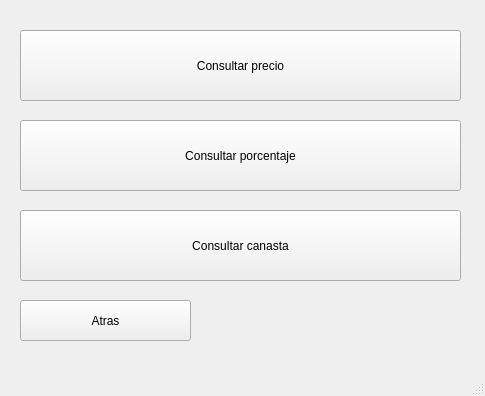
<?xml version="1.0" encoding="UTF-8"?>
<ui version="4.0">
 <class>window_query</class>
 <widget class="QMainWindow" name="window_query">
  <property name="geometry">
   <rect>
    <x>0</x>
    <y>0</y>
    <width>485</width>
    <height>396</height>
   </rect>
  </property>
  <property name="windowTitle">
   <string>MainWindow</string>
  </property>
  <widget class="QWidget" name="centralwidget">
   <widget class="QPushButton" name="insertarPas">
    <property name="geometry">
     <rect>
      <x>20</x>
      <y>30</y>
      <width>441</width>
      <height>71</height>
     </rect>
    </property>
    <property name="text">
     <string>Consultar precio</string>
    </property>
   </widget>
   <widget class="QPushButton" name="back">
    <property name="geometry">
     <rect>
      <x>20</x>
      <y>300</y>
      <width>171</width>
      <height>41</height>
     </rect>
    </property>
    <property name="text">
     <string>Atras</string>
    </property>
   </widget>
   <widget class="QPushButton" name="insertarProd">
    <property name="geometry">
     <rect>
      <x>20</x>
      <y>120</y>
      <width>441</width>
      <height>71</height>
     </rect>
    </property>
    <property name="text">
     <string>Consultar porcentaje</string>
    </property>
   </widget>
   <widget class="QPushButton" name="insertarMarca">
    <property name="geometry">
     <rect>
      <x>20</x>
      <y>210</y>
      <width>441</width>
      <height>71</height>
     </rect>
    </property>
    <property name="text">
     <string>Consultar canasta</string>
    </property>
   </widget>
  </widget>
  <widget class="QMenuBar" name="menubar">
   <property name="geometry">
    <rect>
     <x>0</x>
     <y>0</y>
     <width>485</width>
     <height>17</height>
    </rect>
   </property>
  </widget>
  <widget class="QStatusBar" name="statusbar"/>
 </widget>
 <resources/>
 <connections/>
</ui>
